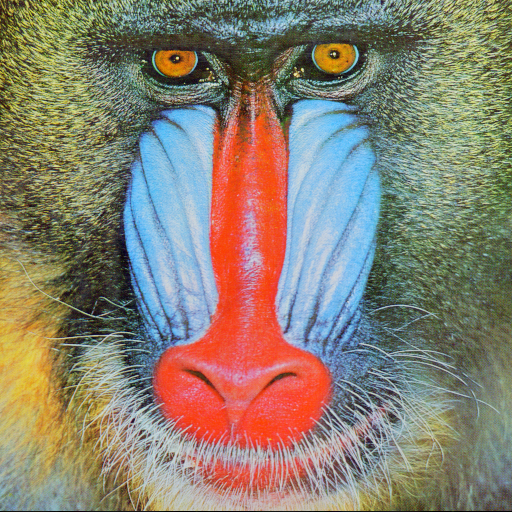
#> input picture vini/vinicius_workspace/14-02-19/baboon.png, 512 x 512 px
$ python colors.py
#> lines starting #> are read from the running program, lines starting #| are printed output that depends on the picture
# -*- coding: utf-8 -*-
"""
Created on Thu Feb 14 09:48:26 2019

@author: alunoic
"""
#%%
import cv2
import matplotlib.pyplot as plt

img = cv2.imread('baboon.png', cv2.IMREAD_COLOR)
#> img is the input picture: shape (512, 512, 3); mean B, G, R 113.1, 128.9, 137.4
bgr = cv2.split(img)

plt.subplot('221'); plt.title('B');
plt.imshow(bgr[0], 'gray')
plt.subplot('222'); plt.title('G');
plt.imshow(bgr[1], 'gray')
plt.subplot('223'); plt.title('R');
plt.imshow(bgr[2], 'gray')
plt.subplot('224'); plt.title('Original');
plt.imshow(cv2.cvtColor(img, cv2.COLOR_BGR2RGB))
plt.show()
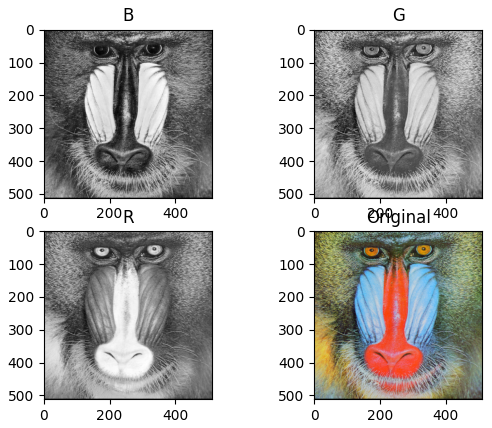
#> figure drawn by matplotlib, 4 panels

$ run again, with vini/vinicius_workspace/14-02-19/rgbcube_kBKG.png copied over vini/vinicius_workspace/14-02-19/baboon.png
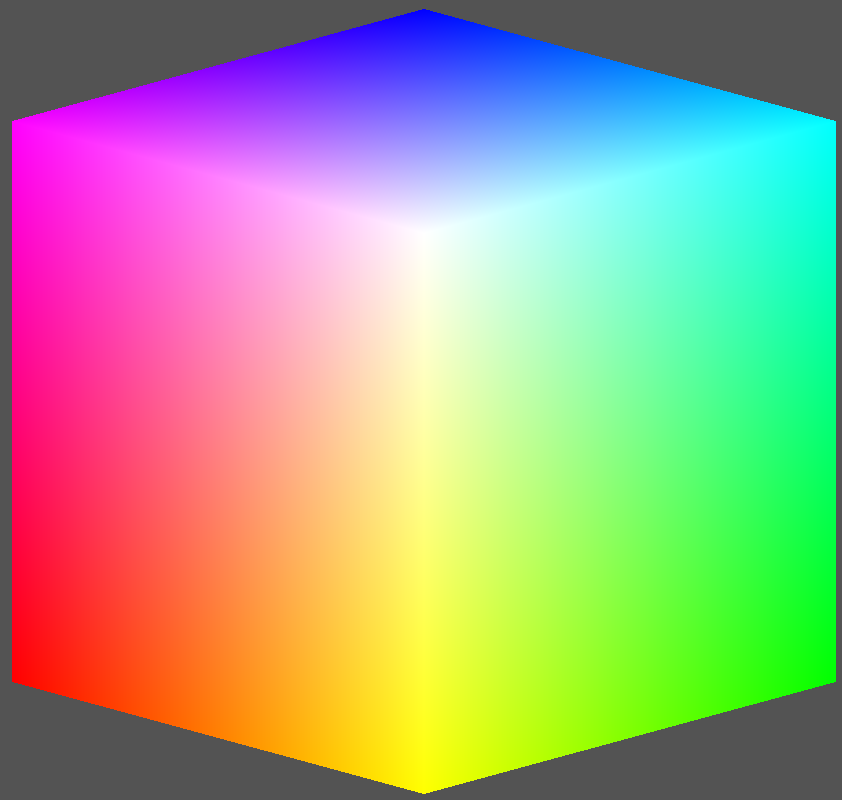
#> input picture vini/vinicius_workspace/14-02-19/rgbcube_kBKG.png, 842 x 800 px
#> img is the input picture: shape (800, 842, 3); mean B, G, R 137.1, 163.4, 163.4
#> `plt.show()`:
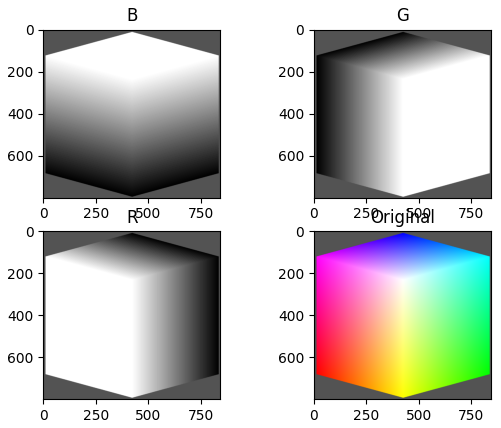
#> figure drawn by matplotlib, 4 panels
